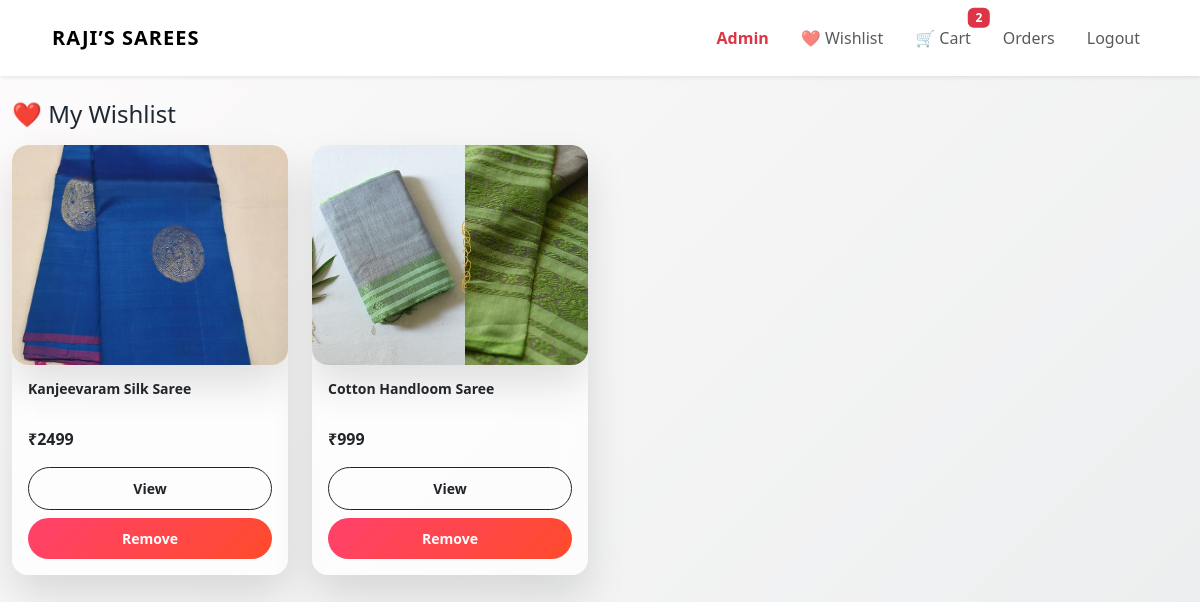
Page /wishlist (signed in) on the earlier database version.
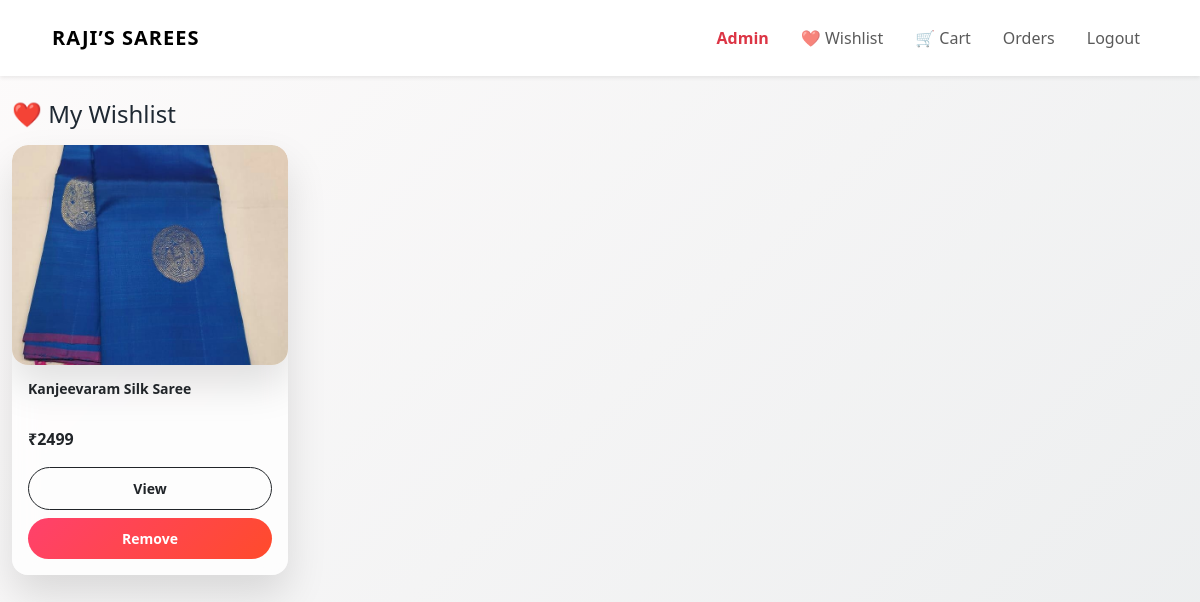
Same page on the later database version.
### app.py (models this page shows)
class Wishlist(db.Model):
    id = db.Column(db.Integer, primary_key=True)
    user_id = db.Column(db.Integer, db.ForeignKey("user.id"), nullable=False)
    product_id = db.Column(db.Integer, db.ForeignKey("product.id"), nullable=False)
    product = db.relationship("Product")

class Product(db.Model):
    id = db.Column(db.Integer, primary_key=True)
    name = db.Column(db.String(150), nullable=False)
    mrp = db.Column(db.Integer, nullable=False)
    price = db.Column(db.Integer, nullable=False)
    stock = db.Column(db.Integer, nullable=False)
    image = db.Column(db.String(300), nullable=False)
    description = db.Column(db.Text, nullable=False)

### app.py (the view)
@app.route("/wishlist")
@login_required
def wishlist():
    items = Wishlist.query.filter_by(user_id=current_user.id).all()
    return render_template("wishlist.html", items=items)

### app.py (called while the page is built)
@login_manager.user_loader
def load_user(user_id):
    return User.query.get(int(user_id))

@app.context_processor
def inject_cart_count():
    if current_user.is_authenticated:
        count = db.session.query(
            func.sum(CartItem.quantity)
        ).filter_by(user_id=current_user.id).scalar()
        return {"cart_count": count or 0}
    return {"cart_count": 0}

### templates/wishlist.html (shortened to what this page needs)
{% extends "base.html" %}
{% block content %}
<h4 class="mb-3">❤️ My Wishlist</h4>
<div class="row">
  {% for item in items %}
    <div class="col-6 col-md-3 mb-3">
      <div class="card product-card">
        <img
        src="{{ url_for('static',
              filename='uploads/' ~ item.product.name|lower|replace(' ', '') ~ '.jpg') }}"
        class="img-fluid product-img w-100"
        alt="{{ item.product.name }}"
        loading="lazy"
        onerror="this.onerror=null;this.src='/static/uploads/default.jpg';"
      >
        <div class="card-body">
          <h6 class="product-name">{{ item.product.name }}</h6>
          <p class="sale-price">₹{{ item.product.price }}</p>
          <a href="/product/{{ item.product.id }}" class="btn btn-sm btn-outline-dark w-100 mb-2">
            View
          </a>
          <form method="POST" action="/wishlist/toggle/{{ item.product.id }}">
            <button class="btn btn-sm btn-danger w-100">
              Remove
            </button>
          </form>
        </div>
      </div>
    </div>
  {% endfor %}
</div>
{% endblock %}

### templates/base.html (shortened to what this page needs)
<!DOCTYPE html>
<html lang="en">
<head>
    <link href="https://cdn.jsdelivr.net/npm/bootstrap@5.3.3/dist/css/bootstrap.min.css" rel="stylesheet">
    <link rel="stylesheet" href="{{ url_for('static', filename='css/style.css') }}">
</head>
<body>
<div class="toast-container position-fixed top-0 end-0 p-3">
</div>
<nav class="navbar navbar-expand-lg bg-white shadow-sm sticky-top">
  <div class="container">
    <a class="navbar-brand fw-bold brand-logo" href="/">RAJI’S SAREES</a>
    <div class="collapse navbar-collapse" id="mainNavbar">
      <ul class="navbar-nav ms-auto align-items-lg-center gap-lg-3">
        {% if current_user.is_authenticated %}
          {% if current_user.is_admin %}
            <li class="nav-item">
              <a href="/admin/dashboard" class="nav-link fw-bold text-danger">Admin</a>
            </li>
          {% endif %}
          <li class="nav-item">
            <a href="/wishlist" class="nav-link">❤️ Wishlist</a>
          </li>
          <li class="nav-item position-relative">
            <a href="/cart" class="nav-link">
              🛒 Cart
              {% if cart_count > 0 %}
                <span class="badge bg-danger position-absolute top-0 start-100 translate-middle">
                  {{ cart_count }}
                </span>
              {% endif %}
            </a>
          </li>
          <li class="nav-item">
            <a href="/orders" class="nav-link">Orders</a>
          </li>
          <li class="nav-item">
            <a href="/logout" class="nav-link">Logout</a>
          </li>
        {% endif %}
      </ul>
    </div>
  </div>
</nav>
<div class="container mt-4">
  {% block content %}{% endblock %}
</div>
</body>
</html>

### static/css/style.css (style rules this page uses)
* { margin: 0; padding: 0; box-sizing: border-box; }
body { font-family: 'Inter', sans-serif; background-color: #f5f5f6; color: #282c3f; }
body { background-color: #f5f5f5; }
.product-card { border: none; transition: transform 0.3s; }
.brand-logo { font-weight: 700; letter-spacing: 1px; }
.product-card { background: #fff; border-radius: 10px; overflow: hidden; transition: all 0.3s ease; box-shadow: 0 4px 12px rgba(0,0,0,0.06); }
.product-img { width: 100%; height: 320px; object-fit: cover; }
button { transition: all 0.3s ease; }
.navbar { display: flex; justify-content: space-between; align-items: center; padding: 18px 40px; background: #fff; box-shadow: 0 2px 8px rgba(0,0,0,0.05); }
.product-card { background: #fff; border-radius: 12px; overflow: hidden; transition: all 0.3s ease; box-shadow: 0 4px 12px rgba(0,0,0,0.05); }
.product-card img { width: 100%; height: 220px; object-fit: cover; }
.product-name { font-size: 14px; font-weight: 600; height: 38px; overflow: hidden; }
.sale-price { font-weight: bold; font-size: 16px; }
:root { --primary: #b1275e; --secondary: #f8f8f8; --text-dark: #222; --muted: #777; }
body { font-family: 'Poppins', sans-serif; background-color: var(--secondary); color: var(--text-dark); }
a { text-decoration: none; }
.container { max-width: 1200px; }
.product-card { border: none; border-radius: 14px; transition: all 0.3s ease; }
.product-card { background: #fff; border-radius: 14px; box-shadow: 0 10px 25px rgba(0,0,0,0.06); transition: transform 0.3s ease, box-shadow 0.3s ease; }
.product-img { width: 100%; height: 220px; object-fit: cover; border-top-left-radius: 14px; border-top-right-radius: 14px; }
@media (min-width: 992px) { .product-img { height: 240px; } }
:root { --primary: #6a11cb; --secondary: #2575fc; --accent: #ffb703; --success: #2ec4b6; --danger: #ef233c; --dark: #1f2933; --light: #f8f9fa; --glass: rgba(255, 255, 255, 0.75); --radius: 16px; --shadow: 0 20px 40px rgba(0,0,0,0.12); }
body { font-family: "Poppins", system-ui, sans-serif; background: linear-gradient(135deg, #fdfbfb, #ebedee); color: var(--dark); min-height: 100vh; }
.btn { border-radius: 999px; font-weight: 600; padding: 10px 18px; transition: all 0.35s ease; }
.btn-danger { background: linear-gradient(135deg, #ff416c, #ff4b2b); border: none; }
.product-card { background: var(--glass); backdrop-filter: blur(12px); border-radius: var(--radius); box-shadow: var(--shadow); overflow: hidden; transition: all 0.4s ease; }
.product-img { border-radius: var(--radius); object-fit: cover; transition: transform 0.5s ease; }
.container img { border-radius: var(--radius); box-shadow: var(--shadow); }

Differences in the rows shown:
removed Wishlist: shows a picture, product.name "Cotton Handloom Saree", product.price "999"
Other differences:
{{ cart_count }}: "2" → (not shown)
